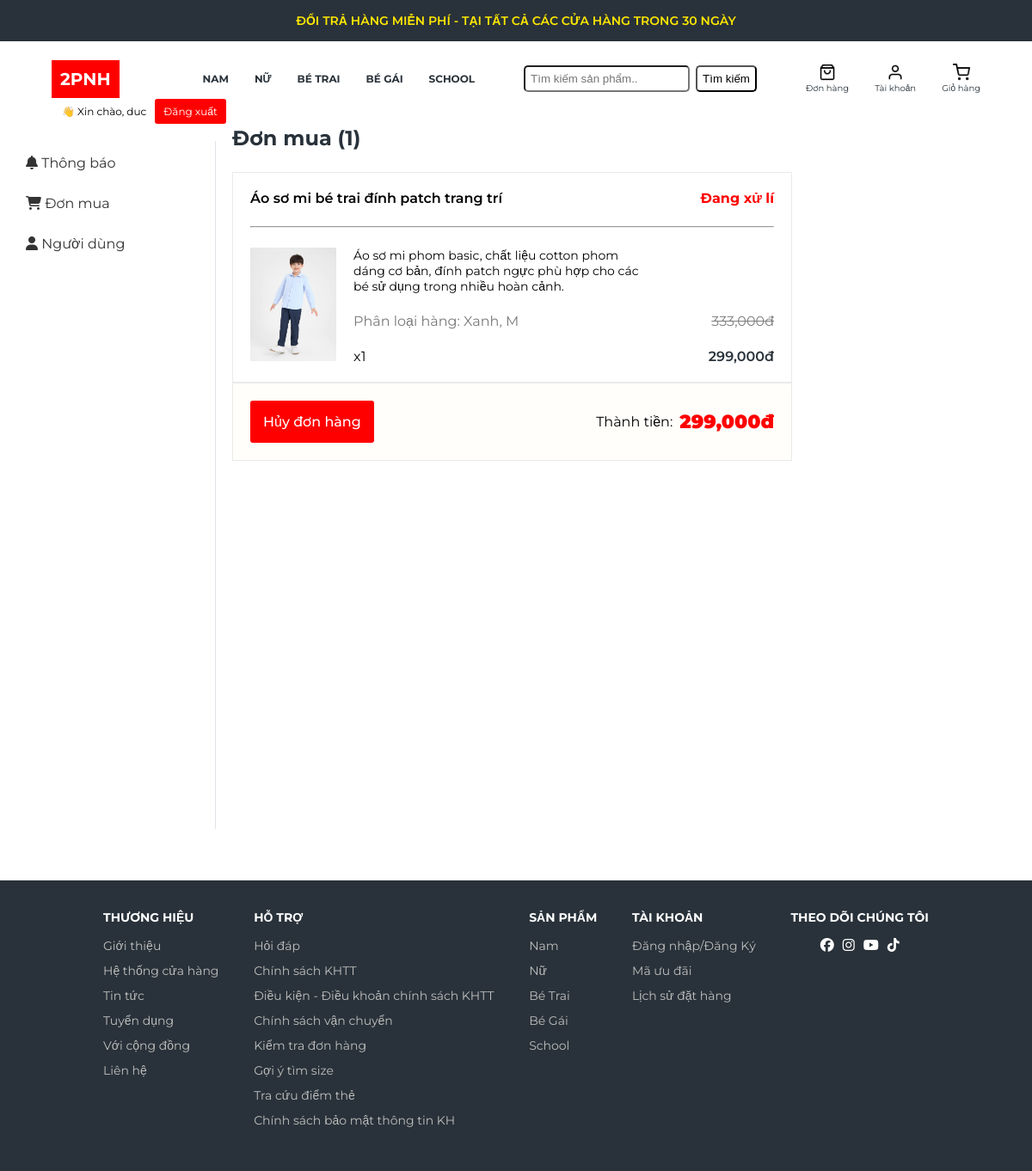
The page /index.php?route=clients&action=profile&action_acc=oder (signed in) on the database its author committed.
### tables this page shows
CREATE TABLE `categories` (
  `id` int(11) NOT NULL COMMENT 'ID danh mục',
  `name` varchar(100) NOT NULL COMMENT 'Tên danh mục',
  `parent_id` int(11) DEFAULT NULL COMMENT 'ID danh mục cha (nếu có)',
  `sort_order` int(11) DEFAULT 0 COMMENT 'Thứ tự hiển thị'
);

CREATE TABLE `orders` (
  `id` bigint(20) NOT NULL COMMENT 'ID đơn hàng',
  `coupon_id` int(11) DEFAULT NULL COMMENT 'id coupons',
  `user_id` bigint(20) NOT NULL COMMENT 'ID người dùng đặt hàng',
  `email_order` varchar(255) NOT NULL COMMENT 'Email người nhận',
  `phone_order` int(11) NOT NULL COMMENT 'số điện thoại người nhận',
  `name_order` varchar(255) NOT NULL COMMENT 'Tên người nhận',
  `total_price` decimal(10,2) NOT NULL COMMENT 'Tổng giá trị đơn hàng',
  `shipping_address` text DEFAULT NULL COMMENT 'Địa chỉ giao hàng',
  `payment_method` enum('COD','Bank Transfer') NOT NULL COMMENT 'Phương thức thanh toán',
  `status` enum('processing','shipping','delivered','cancelled') DEFAULT 'processing' COMMENT 'Trạng thái đơn hàng',
  `created_at` datetime DEFAULT current_timestamp() COMMENT 'Thời điểm tạo',
  `updated_at` datetime DEFAULT current_timestamp() ON UPDATE current_timestamp() COMMENT 'Thời điểm cập nhật'
);

CREATE TABLE `products` (
  `id` bigint(20) NOT NULL COMMENT 'ID sản phẩm',
  `category_id` int(11) NOT NULL COMMENT 'ID danh mục',
  `name` varchar(255) NOT NULL COMMENT 'Tên sản phẩm',
  `description` text DEFAULT NULL COMMENT 'Mô tả sản phẩm',
  `thumbnail` varchar(255) NOT NULL COMMENT 'ảnh chính sản phẩm',
  `price` decimal(10,0) NOT NULL,
  `sale_price` decimal(10,0) NOT NULL,
  `status` enum('active','inactive') DEFAULT 'active' COMMENT 'Trạng thái hiển thị',
  `is_new` tinyint(1) DEFAULT 0 COMMENT 'Đánh dấu sản phẩm mới',
  `is_hot` tinyint(1) DEFAULT 0 COMMENT 'Sản phẩm nổi bật',
  `created_at` datetime DEFAULT current_timestamp() COMMENT 'Thời điểm tạo',
  `updated_at` datetime DEFAULT current_timestamp() ON UPDATE current_timestamp() COMMENT 'Thời điểm cập nhật'
);

CREATE TABLE `product_variants` (
  `id` bigint(20) NOT NULL COMMENT 'ID biến thể',
  `product_id` bigint(20) NOT NULL COMMENT 'ID sản phẩm gốc',
  `is_hot` enum('0','1') NOT NULL,
  `sku` varchar(100) DEFAULT NULL COMMENT 'Mã SKU',
  `price` decimal(10,2) NOT NULL COMMENT 'Giá bán',
  `sale_price` decimal(10,2) DEFAULT NULL COMMENT 'Giá khuyến mãi',
  `stock_quantity` int(11) DEFAULT 0 COMMENT 'Số lượng tồn kho',
  `status` enum('active','hidden','out_of_stock') DEFAULT 'active' COMMENT 'Trạng thái biến thể',
  `created_at` datetime DEFAULT current_timestamp() COMMENT 'Thời điểm tạo',
  `updated_at` datetime DEFAULT current_timestamp() ON UPDATE current_timestamp() COMMENT 'Thời điểm cập nhật'
);

CREATE TABLE `order_details` (
  `id` bigint(20) NOT NULL COMMENT 'ID chi tiết đơn hàng',
  `order_id` bigint(20) NOT NULL COMMENT 'ID đơn hàng',
  `product_variant_id` bigint(20) NOT NULL COMMENT 'ID biến thể sản phẩm',
  `quantity` int(11) NOT NULL COMMENT 'Số lượng',
  `price` decimal(10,2) NOT NULL COMMENT 'Giá tại thời điểm mua'
);

### Controller/clients/HomeController.php (called while the page is built, shortened)
<?php
class HomeController
{
    public function view_order($user_id)
    {
        $get = new OrderClients();
        $categories = $get->list_category();
        $list_order = $get->list_order($user_id);
        $list_color = $get->list_color_by_user($user_id);
        $list_size = $get->list_size_by_user($user_id);
        $count_order = $get->count_order($user_id);
        include './Views/clients/layouts/header1.php';
        include './Views/clients/layouts/profile_header.php';
        include './Views/clients/orders/list_order.php';
        include './Views/clients/layouts/profile_footer.php';
        include './Views/clients/layouts/footer.php';
    }
}

### Model/Pdo.php (called while the page is built, shortened)
<?php
function pdo_get_connection()
{
    $dburl = "mysql:host=localhost;dbname=webshop;charset=utf8";
    $username = 'root';
    $password = '';
    $conn = new PDO($dburl, $username, $password);
    $conn->setAttribute(PDO::ATTR_ERRMODE, PDO::ERRMODE_EXCEPTION);
    return $conn;
}
function pdo_query($sql)
{
    $sql_args = array_slice(func_get_args(), 1);
    try {
        $conn = pdo_get_connection();
        $stmt = $conn->prepare($sql);
        $stmt->execute($sql_args);
        $rows = $stmt->fetchAll(PDO::FETCH_ASSOC);
        return $rows;
    } catch (PDOException $e) {
        throw $e;
    } finally {
        unset($conn);
    }
}
function pdo_query_one_1($sql)
{
    $sql_args = array_slice(func_get_args(), 1);
    try {
        $conn = pdo_get_connection();
        $stmt = $conn->prepare($sql);
        $stmt->execute($sql_args);
        $row = $stmt->fetch(PDO::FETCH_COLUMN);
        return $row;
    } catch (PDOException $e) {
        throw $e;
    } finally {
        unset($conn);
    }
}

### Model/clients/Order.php (called while the page is built, shortened)
<?php
class OrderClients
{
    public function list_category()
    {
        $query = "SELECT * FROM `categories`";
        $result = pdo_query($query);
        return $result;
    }
    public function list_order($user_id)
    {
        $query = "SELECT p.name, pv.price AS pv_price,
                        o.status, o.total_price,
                        od.price, od.quantity,
                        pv.id AS product_variant_id, p.description,
                        p.thumbnail, od.id AS order_detail_id, pv.product_id, od.order_id
                    FROM orders o
                    JOIN order_details od ON od.order_id = o.id
                    JOIN product_variants pv ON od.product_variant_id = pv.id
                    JOIN products p ON p.id = pv.product_id
                    WHERE o.user_id = ?
                    GROUP BY o.id
                    ORDER BY o.id DESC";
        $result = pdo_query($query, $user_id);
        return $result;
    }
    public function list_color_by_user($user_id)
    {
        $query = "SELECT av.value AS color_value, od.product_variant_id
                    FROM variant_attribute_values vav
                    JOIN order_details od ON od.product_variant_id = vav.product_variant_id
                    JOIN orders o ON o.id = od.order_id
                    JOIN attribute_values av ON av.id = vav.attribute_value_id
                    WHERE o.user_id = ? AND vav.attribute_id = 1";
        $result = pdo_query($query, $user_id);
        return $result;
    }
    public function list_size_by_user($user_id)
    {
        $query = "SELECT av.value AS size_value, od.product_variant_id
                    FROM variant_attribute_values vav
                    JOIN order_details od ON od.product_variant_id = vav.product_variant_id
                    JOIN orders o ON o.id = od.order_id
                    JOIN attribute_values av ON av.id = vav.attribute_value_id
                    WHERE o.user_id = ? AND vav.attribute_id = 2";
        $result = pdo_query($query, $user_id);
        return $result;
    }
    public function count_order($user_id)
    {
        $query = "SELECT COUNT(o.id) FROM orders o
                    WHERE o.user_id = ?";
        $result = pdo_query_one_1($query, $user_id);
        return $result;
    }
}

### Views/clients/orders/list_order.php (the view, shortened to what this page needs)
<div class="container-list-oder">
  <h1>Đơn mua (<?= $count_order ?>)</h1>
  <?php
  $colors = [];
  foreach ($list_color as $item) {
    $colors[$item['product_variant_id']] = $item['color_value'];
  }
  $sizes = [];
  foreach ($list_size as $item) {
    $sizes[$item['product_variant_id']] = $item['size_value'];
  }
  ?>
  <?php
  if (!function_exists('convertEtoV')) {
    function convertEtoV($status)
    {
      return match ($status) {
        'processing' => "Đang xử lí",
        'shipping' => "Đang vận chuyển",
        'delivered' => "Đã giao hàng",
        'cancelled' => "Đơn hàng bị hủy",
        default => $status
      };
    }
  }
  ?>
  <?php
  foreach ($list_order as $item) {
  ?>
    <div class="list-oders">
      <div class="info-pro-oder">
        <div class="header1-oder">
          <div class="name-pro-oder"><?= $item['name'] ?></div>
          <?php
          $status = $item['status'];
          $statusV = convertEtoV($status);
          ?>
          <div class="status-oder"><?= $statusV ?></div>
        </div>
        <div class="hr">
          <hr>
        </div>
        <div class="info-oders">
          <div class="img-oder">
            <a href="index.php?route=clients&action=profile&action_acc=oder&action_oder=oder_detail&order_id=<?= $item['order_id'] ?>"><img width="100px" src="Public/Img/uploads/<?= $item['thumbnail'] ?>" alt="" /></a>
          </div>
          <div class="info-oder">
            <div class="des-oder">
              <?= $item['description'] ?>
            </div>
            <div class="price-type-order">
              <div class="pro-type-oder">Phân loại hàng: <?= $colors[$item['product_variant_id']] ?>, <?= $sizes[$item['product_variant_id']] ?></div>
              <div class="price-type"><del><?=number_format($item['pv_price'])?>đ</del></div>
            </div>
            <div class="quantity-price-oder">
              <div class="quantity-oder">x<?= $item['quantity'] ?></div>
              <div class="price-oder"><?= number_format($item['price']) ?>đ</div>
            </div>
          </div>
        </div>
      </div>
      <div class="total-oder">
        <?php
        $status = $item['status'];
        $actionText = '';
        $showAction = true;
        $processing = ($status === 'processing');
        $shipping   = ($status === 'shipping');
        $cancelled  = ($status === 'cancelled' || $status === 'delivered');
        if ($status === 'processing') {
          $actionText = 'Hủy đơn hàng';
        } elseif ($status === 'shipping') {
          $actionText = 'Đã nhận được hàng';
        } else if ($status === 'cancelled' || $status === 'delivered') {
          $actionText = 'Mua lại';
        } else {
          $showAction = false;
        }
        ?>
        <?php if ($showAction): ?>
          <a onclick="actionOder(<?= $processing ? 'true' : 'false' ?>, <?= $shipping ? 'true' : 'false' ?>, <?= $cancelled ? 'true' : 'false' ?>, <?= $item['order_id'] ?>, <?= $item['product_variant_id'] ?>)" class="action-button">
            <div class="action-oder">
              <?= $actionText ?>
            </div>
          </a>
        <?php endif; ?>
        <div class="total">
          <div class="total-text">Thành tiền:</div>
          <div class="total-num"><?= number_format($item['total_price']) ?>đ</div>
        </div>
      </div>
    </div>
  <?php } ?>
</div>

### Views/clients/layouts/header1.php (shortened to what this page needs)
<!DOCTYPE html>
<html lang="en">
<head>
  <link href="https://cdnjs.cloudflare.com/ajax/libs/font-awesome/6.5.0/css/all.min.css" rel="stylesheet">
</head>
<body>
  <div class="container-header1">
    <header class="header1">
      <div>ĐỔI TRẢ HÀNG MIỄN PHÍ - TẠI TẤT CẢ CÁC CỬA HÀNG TRONG 30 NGÀY</div>
    </header>
    <div class="nav-header">
      <a class="nav-logo" href="index.php?route=clients&action=home<?= isset($user_id) && !empty($user_id) ? '&user_id=' . $user_id : '' ?>">
        <div class="logo">2PNH</div>
      </a>
      <div class="categories">
        <ul>
          <?php
          foreach ($categories as $row) {
          ?>
            <li><a href="index.php?route=clients&action=pro_cate&cate_id=<?= $row['id'] ?>"><?= $row['name'] ?></a></li>
          <?php } ?>
        </ul>
      </div>
      <div class="search-header">
        <form id="searchForm" class="form-header" method="POST" action="index.php?route=clients&action=search">
          <input id="searchInput" class="input-header" name="search" type="text" placeholder="Tìm kiếm sản phẩm.." required />
          <button class="bt-header" name="search-pro" type="submit">Tìm kiếm</button>
        </form>
      </div>
      <div class="nav-right">
        <div class="shop">
          <div id="donhang">
            <img width="20px" src="Public/Img/resources/shopping-bag.png" alt="" />
            <div class="text">Đơn hàng</div>
          </div>
        </div>
        <div class="shop">
          <a href="index.php?route=clients&action=profile&action_acc=viewProfile<?= isset($user_id) && !empty($user_id) ? '&user_id=' . $user_id : '' ?>"><img width="20px" src="Public/Img/resources/user.png" alt="" />
            <div class="text">Tài khoản</div>
          </a>
        </div>
        <div class="shop">
          <div onclick="show_list_cart()" class="nav-link"><img width="20px" src="Public/Img/resources/shopping-cart.png" alt="" />
            <div class="text">Giỏ hàng</div>
          </div>
        </div>
      </div>
      <?php if (isset($_SESSION['user']) && isset($_SESSION['user']['name'])): ?>
        <div style="display: flex; align-items: center; margin-left: 12px; color: #000; gap: 10px;">
          <span style="font-size: 12px;">
            👋 Xin chào, <?= htmlspecialchars($_SESSION['user']['name']) ?>
          </span>
          <a href="index.php?route=user&action=logout"
            style="text-decoration: none; padding: 7px 10px; border-radius: 3px; background-color: #FF0000; color: white; font-size: 12px;">
            Đăng xuất
          </a>
        </div>
      <?php endif; ?>
    </div>
  </div>
  <div class="clients-main-content">

### Views/clients/layouts/footer.php (shortened to what this page needs)
</div>
<footer class="footer">
    <div class="footer-container">
        <div class="footer-column">
            <h3>THƯƠNG HIỆU</h3>
            <div class="ul">
                <div class="li"><a href="#">Giới thiệu</a></div>
                <div class="li"><a href="#">Hệ thống cửa hàng</a></div>
                <div class="li"><a href="#">Tin tức</a></div>
                <div class="li"><a href="#">Tuyển dụng</a></div>
                <div class="li"><a href="#">Với cộng đồng</a></div>
                <div class="li"><a href="#">Liên hệ</a></div>
            </div>
        </div>
        <div class="footer-column">
            <h3>HỖ TRỢ</h3>
            <div class="ul">
                <div class="li"><a href="#">Hỏi đáp</a></div>
                <div class="li"><a href="#">Chính sách KHTT</a></div>
                <div class="li"><a href="#">Điều kiện - Điều khoản chính sách KHTT</a></div>
                <div class="li"><a href="#">Chính sách vận chuyển</a></div>
                <div class="li"><a href="#">Kiểm tra đơn hàng</a></div>
                <div class="li"><a href="#">Gợi ý tìm size</a></div>
                <div class="li"><a href="#">Tra cứu điểm thẻ</a></div>
                <div class="li"><a href="#">Chính sách bảo mật thông tin KH</a></div>
            </div>
        </div>
        <div class="footer-column">
            <h3>SẢN PHẨM</h3>
            <div class="ul">
                <?php
                foreach ($categories as $row) {
                ?>
                    <div class="li"><a href="#"><?= $row['name'] ?></a></div>
                <?php } ?>
            </div>
        </div>
        <div class="footer-column">
            <h3>TÀI KHOẢN</h3>
            <div class="ul">
                <div class="li"><a href="#">Đăng nhập/Đăng Ký</a></div>
                <div class="li"><a href="#">Mã ưu đãi</a></div>
                <div class="li"><a href="#">Lịch sử đặt hàng</a></div>
            </div>
        </div>
        <div class="footer-column">
            <h3>THEO DÕI CHÚNG TÔI</h3>
            <div class="social-icons">
                <a href="#"><i class="fa-brands fa-facebook"></i></a>
                <a href="#"><i class="fa-brands fa-instagram"></i></a>
                <a href="#"><i class="fa-brands fa-youtube"></i></a>
                <a href="#"><i class="fa-brands fa-tiktok"></i></a>
            </div>
        </div>
    </div>
</footer>
</body>
</html>

### rows shown on the page
categories: name "NAM", name "Nam"
categories: name "NỮ", name "Nữ"
categories: name "BÉ TRAI", name "Bé Trai"
categories: name "BÉ GÁI", name "Bé Gái"
categories: name "SCHOOL", name "School"
orders: products.name "Áo sơ mi bé trai đính patch trang trí", status "Đang xử lí", products.thumbnail (picture), products.description "Áo sơ mi phom basic, chất liệu cotton phom dáng cơ bản, đính patch ngực phù hợp cho các bé sử dụng trong nhiều hoàn cảnh.", product_variants.id "Xanh", product_variants.id "M", product_variants.price "333,000", order_details.quantity "1", order_details.price "299,000", status "Hủy đơn hàng", total_price "299,000"

### other values the page prints
$_SESSION['user']['name'] "duc"
$count_order "1"
